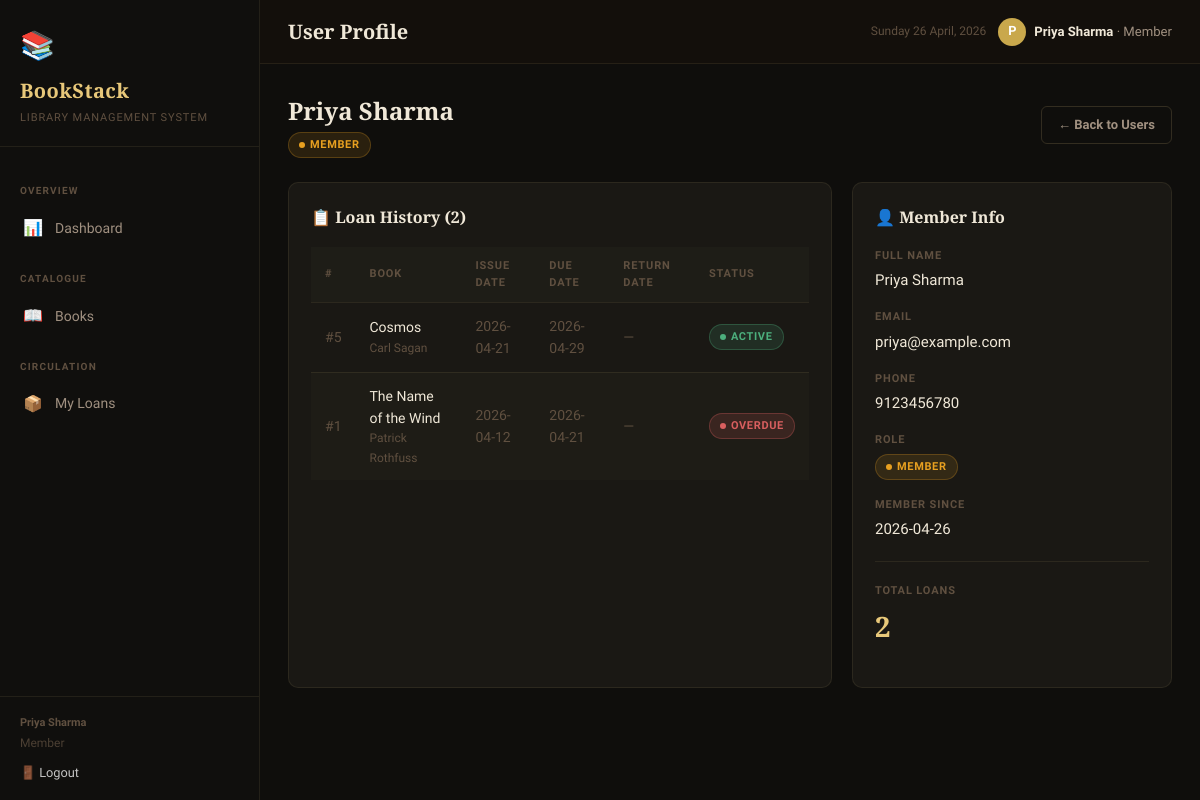
Page /users/2 (signed in) on the committed database.
### tables this page shows
CREATE TABLE users (
            user_id       INTEGER PRIMARY KEY AUTOINCREMENT,
            name          TEXT NOT NULL,
            email         TEXT UNIQUE NOT NULL,
            phone         TEXT,
            role          TEXT DEFAULT 'member',
            password      TEXT DEFAULT 'password123',
            joined_date   TEXT DEFAULT (date('now'))
        );

CREATE TABLE loans (
            loan_id       INTEGER PRIMARY KEY AUTOINCREMENT,
            book_id       INTEGER NOT NULL,
            user_id       INTEGER NOT NULL,
            issue_date    TEXT DEFAULT (date('now')),
            due_date      TEXT NOT NULL,
            return_date   TEXT,
            status        TEXT DEFAULT 'active',
            FOREIGN KEY (book_id) REFERENCES books(book_id),
            FOREIGN KEY (user_id) REFERENCES users(user_id)
        );

CREATE TABLE books (
            book_id       INTEGER PRIMARY KEY AUTOINCREMENT,
            title         TEXT NOT NULL,
            author        TEXT NOT NULL,
            genre         TEXT,
            isbn          TEXT UNIQUE,
            total_copies  INTEGER DEFAULT 1,
            available_copies INTEGER DEFAULT 1,
            added_date    TEXT DEFAULT (date('now'))
        );

### app.py (the view)
@app.route('/users/<int:user_id>')
@login_required
def user_detail(user_id):
    if session['role'] == 'member' and session['user_id'] != user_id:
        flash('Access denied.', 'error')
        return redirect(url_for('index'))
    db = get_db()
    user = db.execute("SELECT * FROM users WHERE user_id=?", (user_id,)).fetchone()
    if not user:
        flash('User not found.', 'error')
        return redirect(url_for('users'))
    loan_history = db.execute("""
        SELECT l.*, b.title, b.author
        FROM loans l JOIN books b ON l.book_id=b.book_id
        WHERE l.user_id=?
        ORDER BY l.loan_id DESC
    """, (user_id,)).fetchall()
    return render_template('user_detail.html', user=user, loan_history=loan_history)

### app.py (called while the page is built)
def get_db():
    db = getattr(g, '_database', None)
    if db is None:
        db = g._database = sqlite3.connect(DATABASE)
        db.row_factory = sqlite3.Row
        db.execute("PRAGMA foreign_keys = ON")
    return db

@app.teardown_appcontext
def close_connection(exception):
    db = getattr(g, '_database', None)
    if db is not None:
        db.close()

@app.before_request
def before_request():
    init_db()

def login_required(f):
    @wraps(f)
    def decorated(*args, **kwargs):
        if 'user_id' not in session:
            flash('Please log in to continue.', 'error')
            return redirect(url_for('login'))
        return f(*args, **kwargs)
    return decorated

### templates/user_detail.html (shortened to what this page needs)
{% extends "base.html" %}
{% block page_title %}User Profile{% endblock %}
{% block content %}
<div class="page-header">
  <div>
    <div class="page-header-title">{{ user.name }}</div>
    <div class="page-header-sub"><span class="badge badge-{{ user.role }}">{{ user.role }}</span></div>
  </div>
  <a href="{{ url_for('users') }}" class="btn btn-ghost">← Back to Users</a>
</div>
<div class="grid-sidebar">
  <div class="card">
    <div class="card-title">📋 Loan History ({{ loan_history|length }})</div>
    <div class="table-wrap">
      <table>
        <thead>
          <tr>
            <th>#</th>
            <th>Book</th>
            <th>Issue Date</th>
            <th>Due Date</th>
            <th>Return Date</th>
            <th>Status</th>
          </tr>
        </thead>
        <tbody>
          {% for loan in loan_history %}
          <tr>
            <td class="text-muted">#{{ loan.loan_id }}</td>
            <td>
              <a href="{{ url_for('loan_detail', loan_id=loan.loan_id) }}" style="color:var(--text);text-decoration:none;font-weight:500;">
                {{ loan.title }}
              </a>
              <div style="font-size:12px;color:var(--text-3);">{{ loan.author }}</div>
            </td>
            <td class="text-muted">{{ loan.issue_date }}</td>
            <td class="text-muted">{{ loan.due_date }}</td>
            <td class="text-muted">{{ loan.return_date or '—' }}</td>
            <td><span class="badge badge-{{ loan.status }}">{{ loan.status }}</span></td>
          </tr>
          {% else %}
          <tr>
            <td colspan="6" class="empty-state">
              <span class="empty-icon">📭</span>No loans on record.
            </td>
          </tr>
          {% endfor %}
        </tbody>
      </table>
    </div>
  </div>
  <div>
    <div class="card">
      <div class="card-title">👤 Member Info</div>
      <div class="detail-field">
        <div class="detail-label">Full Name</div>
        <div class="detail-value">{{ user.name }}</div>
      </div>
      <div class="detail-field">
        <div class="detail-label">Email</div>
        <div class="detail-value" style="word-break:break-all;">{{ user.email }}</div>
      </div>
      <div class="detail-field">
        <div class="detail-label">Phone</div>
        <div class="detail-value">{{ user.phone or '—' }}</div>
      </div>
      <div class="detail-field">
        <div class="detail-label">Role</div>
        <div class="detail-value"><span class="badge badge-{{ user.role }}">{{ user.role }}</span></div>
      </div>
      <div class="detail-field">
        <div class="detail-label">Member Since</div>
        <div class="detail-value">{{ user.joined_date }}</div>
      </div>
      <hr class="divider">
      <div class="detail-field">
        <div class="detail-label">Total Loans</div>
        <div class="detail-value" style="font-family:'Playfair Display',serif;font-size:28px;font-weight:700;color:var(--accent-2);">{{ loan_history|length }}</div>
      </div>
    </div>
  </div>
</div>
{% endblock %}

### templates/base.html (shortened to what this page needs)
<!DOCTYPE html>
<html lang="en">
<head>
  <link rel="stylesheet" href="{{ url_for('static', filename='style.css') }}">
</head>
<body>
<aside class="sidebar">
  <div class="sidebar-brand">
    <span class="brand-icon">📚</span>
    <span class="brand-title">BookStack</span>
    <span class="brand-sub">Library Management System</span>
  </div>
  <nav class="sidebar-nav">
    <div class="nav-section-label">Overview</div>
    <a href="{{ url_for('index') }}" class="nav-link {% if request.endpoint == 'index' %}active{% endif %}">
      <span class="nav-icon">📊</span><span>Dashboard</span>
    </a>
    <div class="nav-section-label">Catalogue</div>
    <a href="{{ url_for('books') }}" class="nav-link {% if request.endpoint == 'books' %}active{% endif %}">
      <span class="nav-icon">📖</span><span>Books</span>
    </a>
    <div class="nav-section-label">Circulation</div>
    <a href="{{ url_for('loans') }}" class="nav-link {% if request.endpoint in ('loans','loan_detail') %}active{% endif %}">
      <span class="nav-icon">📦</span><span>{% if session.get('role') == 'librarian' %}All Loans{% else %}My Loans{% endif %}</span>
    </a>
  </nav>
  <div class="sidebar-footer">
    {% if session.get('name') %}
      <div style="margin-bottom:.4rem;">
        <strong>{{ session.name }}</strong><br>
        <span style="font-size:.75rem;opacity:.75;">{{ session.role | capitalize }}</span>
      </div>
      <a href="{{ url_for('logout') }}" style="color:#fff;opacity:.75;font-size:.8rem;text-decoration:none;">🚪 Logout</a>
    {% else %}
      DBMS Project · 2026<br>BookStack v1.0
    {% endif %}
  </div>
</aside>
<div class="main-wrapper">
  <header class="topbar">
    <div class="topbar-title">{% block page_title %}Dashboard{% endblock %}</div>
    <div style="display:flex;align-items:center;gap:12px;">
      <div class="topbar-date" id="topbar-date"></div>
      {% if session.get('name') %}
      <div style="display:flex;align-items:center;gap:8px;font-size:.82rem;color:var(--text-2);">
        <span style="background:var(--accent);color:#fff;border-radius:50%;width:28px;height:28px;display:flex;align-items:center;justify-content:center;font-weight:700;font-size:.8rem;">{{ session.name[0] }}</span>
        <span><strong style="color:var(--text);">{{ session.name }}</strong> &middot; {{ session.role | capitalize }}</span>
      </div>
      {% endif %}
    </div>
  </header>
  <main class="content">
    {% block content %}{% endblock %}
  </main>
</div>
</body>
</html>

### rows in the picture
users: name "Priya Sharma", role "Member", role "MEMBER", email "priya@example.com", phone "9123456780", joined_date "2026-04-26"
loans: loan_id "5", title "Cosmos", author "Carl Sagan", issue_date "2026-04-21", due_date "2026-04-29", return_date "—", status "ACTIVE"
loans: loan_id "1", title "The Name of the Wind", author "Patrick Rothfuss", issue_date "2026-04-12", due_date "2026-04-21", return_date "—", status "OVERDUE"

### other values in the picture
{{ session.name[0] }} "P"
{{ loan_history|length }} "2"
